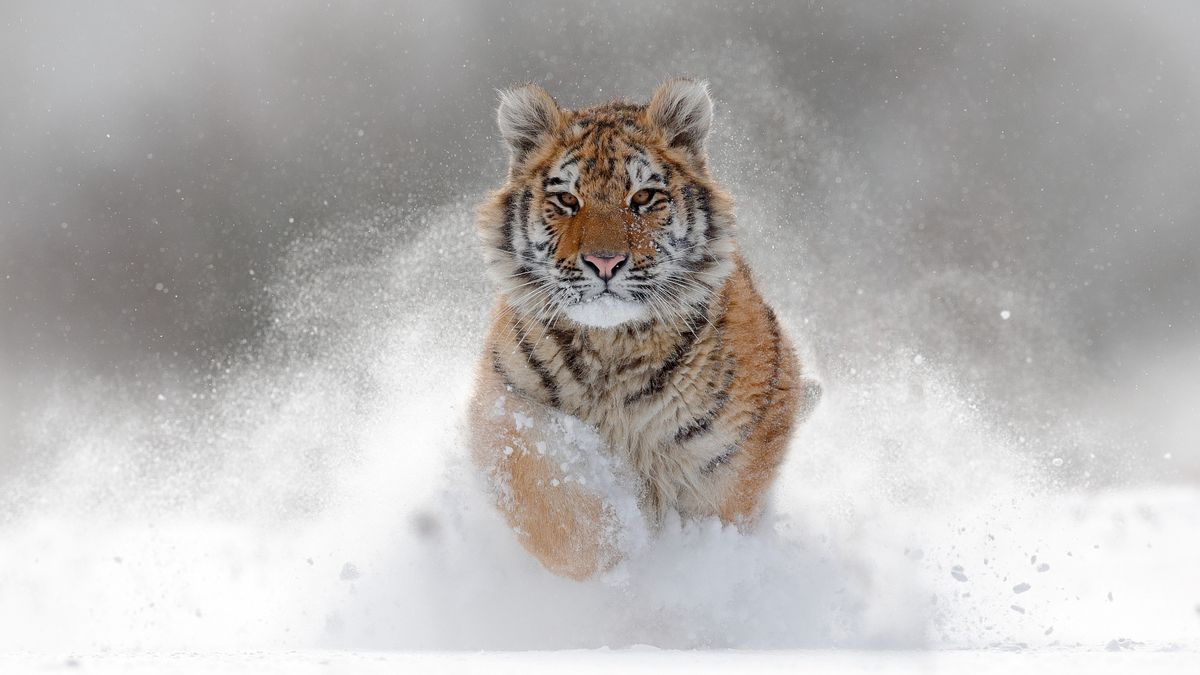
#> input picture ImageProcessing_Operations/include/Tiger.jpg, 1200 x 675 px, found by its file name
$ python Region_Of_Interest.py
#> lines starting #> are read from the running program, lines starting #| are printed output that depends on the picture
import numpy as np
import cv2

# read
img = cv2.imread('ImageProcessing_Operations/include/Tiger.jpg')
#> img is the input picture: shape (675, 1200, 3); mean B, G, R 177.5, 179.2, 182.1
img = cv2.resize(img,(800,500)) # width,height
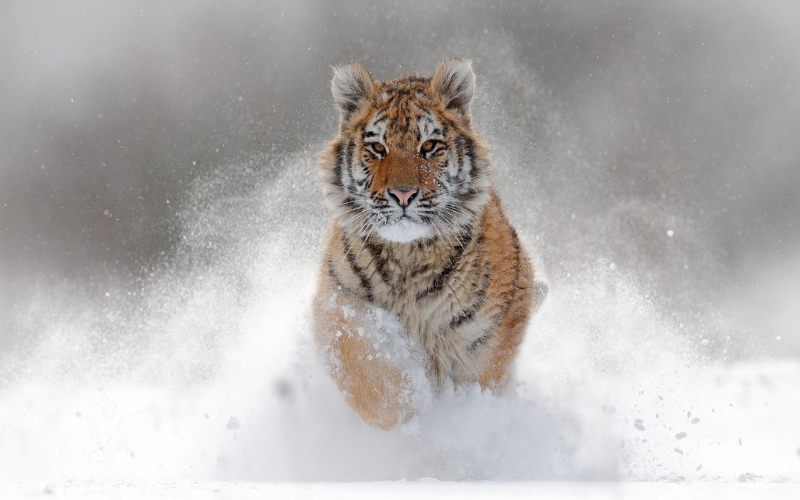
#> img: shape (500, 800, 3); mean B, G, R 177.4, 179.1, 182

# ROI(Region of Intrest)
# (318,79),(),(),(490,229) prinicapal diagonal key end point hen.

# pass [(y1:y2),(x1,x2)] format
# y_diff = 150 x_diff = 172
roi = img[79:229,318:490] # head of lion
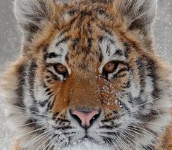
#> roi: shape (150, 172, 3); mean B, G, R 107.2, 117.1, 131.6

# now passing data to image
img[79:229,491:663] = roi

img[79:229,145:317] = roi

# changing y axis

img[300:450,0:172]= roi
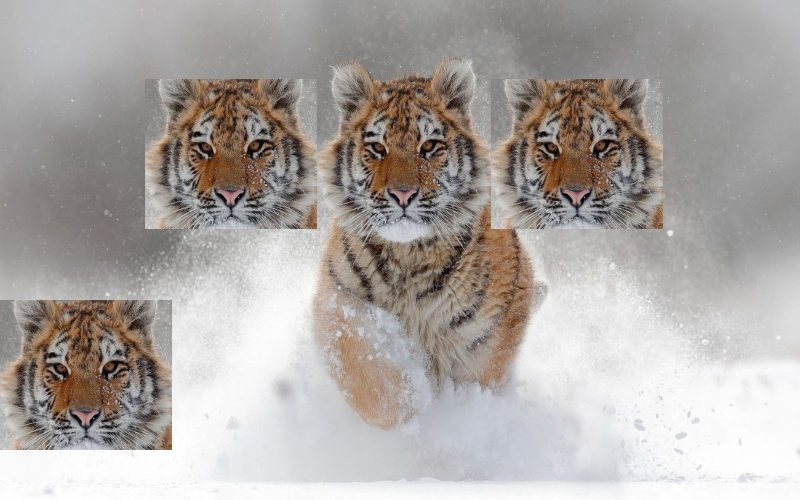
#> img: shape (500, 800, 3); mean B, G, R 163.9, 167.3, 172.7

cv2.imshow("Region of Intrest",roi)
cv2.imshow("Result",img)

cv2.waitKey(0)
cv2.destroyAllWindows()
